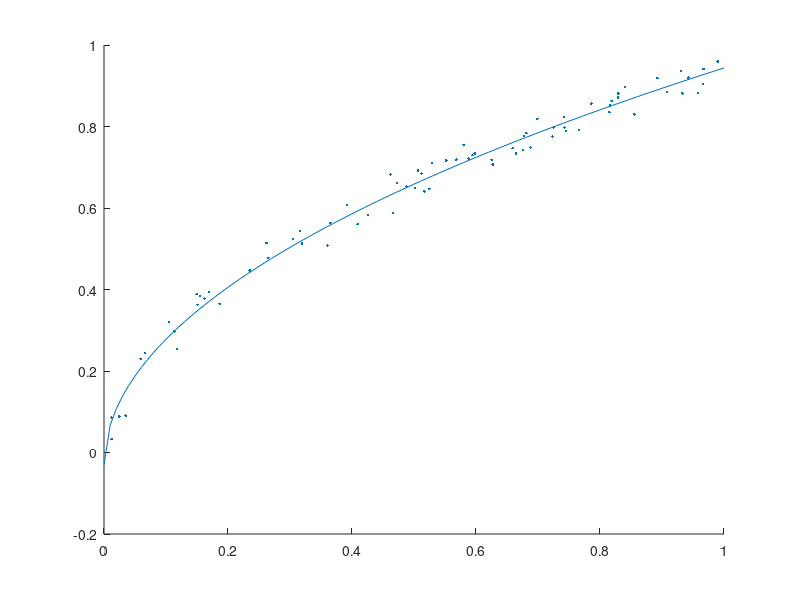

This figure's MATLAB source:
% fit testing

xs=rand(1,75);
y=sqrt(xs)-0.1*(rand(1,75)-.025);
scatter(xs,y,'.')

c=polyfit(sqrt(xs), y, 1);

fit = @(x) c(1)*sqrt(x)+c(2);

xp=0:0.01:1;
yp=fit(xp);
hold on
plot(xp,yp)
hold off